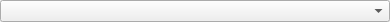
<?xml version="1.0" encoding="UTF-8"?>
<ui version="4.0">
 <class>EntityPropertyDropDownFeel</class>
 <widget class="QWidget" name="EntityPropertyDropDownFeel">
  <property name="geometry">
   <rect>
    <x>0</x>
    <y>0</y>
    <width>390</width>
    <height>22</height>
   </rect>
  </property>
  <property name="windowTitle">
   <string>Form</string>
  </property>
  <layout class="QVBoxLayout" name="verticalLayout">
   <property name="spacing">
    <number>0</number>
   </property>
   <property name="margin">
    <number>0</number>
   </property>
   <item>
    <widget class="QComboBox" name="comboBox"/>
   </item>
  </layout>
 </widget>
 <resources/>
 <connections/>
</ui>
